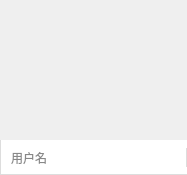
<?xml version="1.0" encoding="UTF-8"?>
<ui version="4.0">
 <class>VideoWidget</class>
 <widget class="QWidget" name="VideoWidget">
  <property name="geometry">
   <rect>
    <x>0</x>
    <y>0</y>
    <width>187</width>
    <height>175</height>
   </rect>
  </property>
  <property name="minimumSize">
   <size>
    <width>187</width>
    <height>175</height>
   </size>
  </property>
  <property name="maximumSize">
   <size>
    <width>190</width>
    <height>175</height>
   </size>
  </property>
  <property name="windowTitle">
   <string>VideoWidget</string>
  </property>
  <layout class="QVBoxLayout" name="verticalLayout">
   <property name="spacing">
    <number>0</number>
   </property>
   <property name="leftMargin">
    <number>0</number>
   </property>
   <property name="topMargin">
    <number>0</number>
   </property>
   <property name="rightMargin">
    <number>0</number>
   </property>
   <property name="bottomMargin">
    <number>0</number>
   </property>
   <item>
    <widget class="GDIWidget" name="widget_display" native="true">
     <property name="minimumSize">
      <size>
       <width>187</width>
       <height>140</height>
      </size>
     </property>
     <property name="maximumSize">
      <size>
       <width>187</width>
       <height>140</height>
      </size>
     </property>
     <property name="focusPolicy">
      <enum>Qt::StrongFocus</enum>
     </property>
     <widget class="QLabel" name="label_mute">
      <property name="geometry">
       <rect>
        <x>157</x>
        <y>0</y>
        <width>30</width>
        <height>30</height>
       </rect>
      </property>
      <property name="minimumSize">
       <size>
        <width>30</width>
        <height>30</height>
       </size>
      </property>
      <property name="maximumSize">
       <size>
        <width>30</width>
        <height>30</height>
       </size>
      </property>
      <property name="styleSheet">
       <string notr="true">background-image: url(:/RoomService/mute.png);
background-repeat: no-repeat;
background-position: center;</string>
      </property>
      <property name="text">
       <string/>
      </property>
     </widget>
     <widget class="QLabel" name="label_bg">
      <property name="geometry">
       <rect>
        <x>0</x>
        <y>0</y>
        <width>187</width>
        <height>140</height>
       </rect>
      </property>
      <property name="minimumSize">
       <size>
        <width>187</width>
        <height>140</height>
       </size>
      </property>
      <property name="maximumSize">
       <size>
        <width>187</width>
        <height>140</height>
       </size>
      </property>
      <property name="styleSheet">
       <string notr="true">background-image: url(:/RoomService/cameraOffBG.png);
background-repeat: no-repeat;</string>
      </property>
      <property name="text">
       <string/>
      </property>
     </widget>
     <zorder>label_bg</zorder>
     <zorder>label_mute</zorder>
    </widget>
   </item>
   <item>
    <widget class="QWidget" name="widget_id" native="true">
     <property name="minimumSize">
      <size>
       <width>0</width>
       <height>35</height>
      </size>
     </property>
     <property name="maximumSize">
      <size>
       <width>16777215</width>
       <height>35</height>
      </size>
     </property>
     <property name="styleSheet">
      <string notr="true">#widget_id{
	border-left: 1px solid #dddddd;
	border-bottom: 1px solid #dddddd;
	background-color: rgb(255,255,255);
}</string>
     </property>
     <layout class="QHBoxLayout" name="horizontalLayout_19">
      <property name="topMargin">
       <number>0</number>
      </property>
      <property name="rightMargin">
       <number>0</number>
      </property>
      <property name="bottomMargin">
       <number>0</number>
      </property>
      <item>
       <widget class="QLabel" name="label_user">
        <property name="minimumSize">
         <size>
          <width>90</width>
          <height>20</height>
         </size>
        </property>
        <property name="maximumSize">
         <size>
          <width>16777215</width>
          <height>33</height>
         </size>
        </property>
        <property name="styleSheet">
         <string notr="true">color: rgb(136,136,136);
border-width: 0px;
background-color: rgb(255,255,255);
border-color: rgb(221,221,221);
font: 9pt &quot;微软雅黑&quot;;</string>
        </property>
        <property name="text">
         <string>用户名</string>
        </property>
       </widget>
      </item>
      <item>
       <widget class="QWidget" name="widget_split" native="true">
        <property name="minimumSize">
         <size>
          <width>1</width>
          <height>0</height>
         </size>
        </property>
        <property name="maximumSize">
         <size>
          <width>1</width>
          <height>16777215</height>
         </size>
        </property>
        <property name="styleSheet">
         <string notr="true">background: #dddddd;
margin-top: 8px;
margin-bottom: 8px;</string>
        </property>
       </widget>
      </item>
     </layout>
    </widget>
   </item>
  </layout>
 </widget>
 <layoutdefault spacing="6" margin="11"/>
 <customwidgets>
  <customwidget>
   <class>GDIWidget</class>
   <extends>QWidget</extends>
   <header location="global">GDIWidget.h</header>
   <container>1</container>
  </customwidget>
 </customwidgets>
 <resources>
  <include location="../Resources/RoomService/RoomService.qrc"/>
 </resources>
 <connections/>
</ui>
